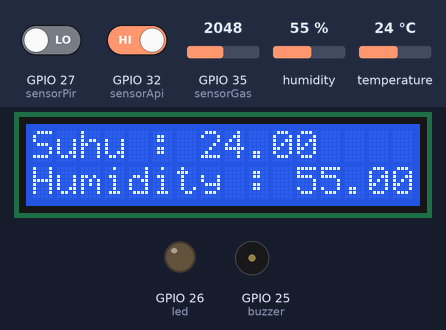
Bench run of a sketch on a simulated ESP32. On the bench: 16×2 character LCD, output pins drawn as LEDs (lit = HIGH), buzzer (waves = sounding). Inputs (shaded band) come from the test bench; at power-on: GPIO 27 (sensorPir) LOW, humidity 55 %, temperature 24 °C, GPIO 35 (sensorGas) = 2048, GPIO 32 (sensorApi) HIGH. WiFi joins after 1.5 s; servers stay silent unless stated; what the sketch prints to the serial monitor is not drawn.

Above: at 6.5 s.
6.6 s: GPIO 27 (sensorPir) driven HIGH
At 7.2 s:
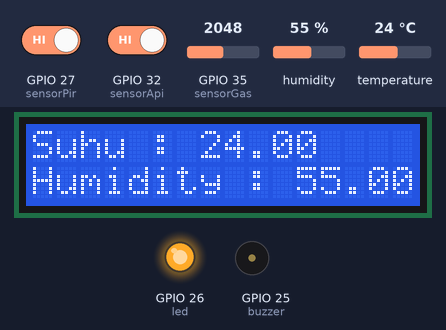
11.8 s: humidity set to 22 %
At 12.5 s:
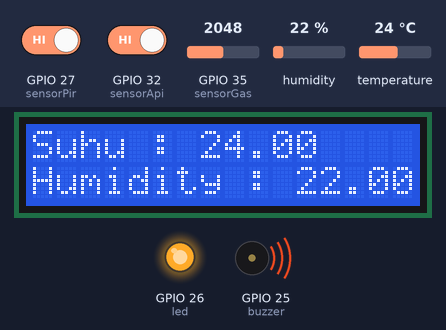
13.4 s: temperature set to 12 °C
At 16.0 s:
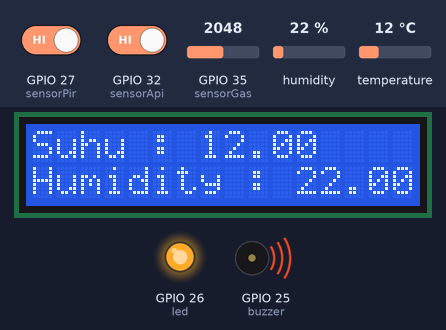
16.4 s: GPIO 35 (sensorGas) set to 1062
21.5 s: GPIO 35 (sensorGas) set to 957
At 31.2 s:
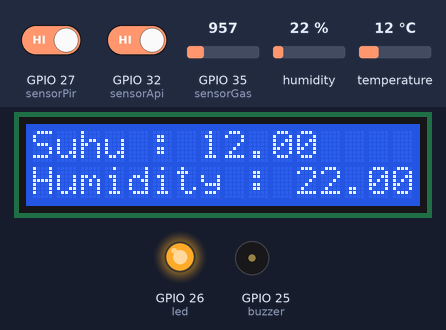
31.8 s: GPIO 35 (sensorGas) set to 1040
At 37.3 s:
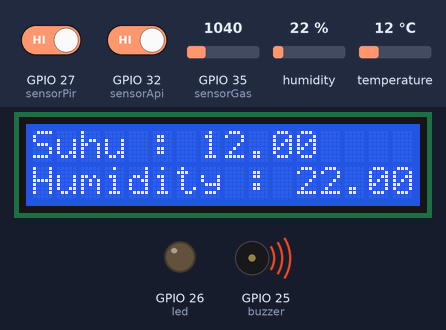
Timing chart, 0 to 38.8 s (numbered marks = the images above; inputs shaded):
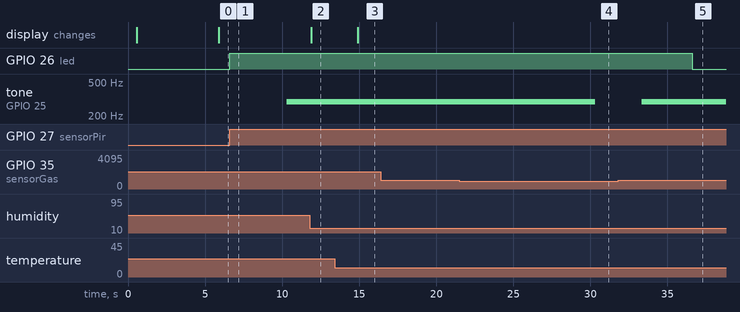

Measured:
- the behaviour switches between 1001 and 1000 on GPIO 35 (sensorGas) (found by bisection; images 3 and 4)
- after the input at 6.6 s, GPIO 26 (led): LOW → HIGH at once
- after the input at 11.8 s, the display: changes after 0.10 s (image 2)
- after the input at 13.4 s, the display: changes after 1.5 s (image 3)
- after the input at 16.4 s, every drawn part: stays the same
- after the input at 21.5 s, tone on GPIO 25 (buzzer): 293 Hz → silent after 8.8 s
- after the input at 31.8 s, tone on GPIO 25 (buzzer): silent → 293 Hz after 1.5 s

The sketch:

revisi-program-tubes.ino
```cpp
/*************************************************************

  This is a simple demo of sending and receiving some data.
  Be sure to check out other examples!
 *************************************************************/

// Template ID, Device Name and Auth Token are provided by the Blynk.Cloud
// See the Device Info tab, or Template settings
#define BLYNK_TEMPLATE_ID           "TMPLeWXGKa8C"
#define BLYNK_DEVICE_NAME           "Quickstart Device"
#define BLYNK_AUTH_TOKEN            "GCR7jFAIv36InWj1XNW4u365ZSQfdZb3"
#define DHTTYPE DHT22
#define sensorApi 32
#define DHTPIN 33
#define sensorGas 35
#define sensorPir 27
#define led 26
#define buzzer 25
#define waktuCekAdaOrang 30
#define BOTtoken "5928085070:AAG-z6qotjALbmB2Ne83aEbqHQQgBZPvFMQ"  // your Bot Token (Get from Botfather)
#include <LiquidCrystal_I2C.h>

#include <UniversalTelegramBot.h>   // Universal Telegram Bot Library written by Brian Lough: https://github.com/witnessmenow/Universal-Arduino-Telegram-Bot
#include <ArduinoJson.h>
#include <WiFi.h>
#include <WiFiClient.h>
#include <WiFiClientSecure.h>
#include <BlynkSimpleEsp32.h>
#include <DHT.h>
#include <MQ2.h>
LiquidCrystal_I2C lcd(0x27, 16, 2);

// Timer: Auxiliary variables
unsigned long now = millis();
unsigned long lastTrigger = 0;
bool startTimer = false;
double readLpgValue;
int botRequestDelay = 1000;
unsigned long lastTimeBotRan;
unsigned long startMillis;
unsigned long currentMillis;
// Your WiFi credentials.
// Set password to "" for open networks.
char ssid[] = "Redmi";
char pass[] = "12345678";

BlynkTimer timer;
BlynkTimer timer1;
DHT dht(DHTPIN, DHTTYPE); //// Initialize DHT sensor for normal 16mhz Arduino
MQ2 mq2(sensorGas);
double humidityValue;  //Stores humidity value
double temperatureValue;
int fireSensorValue;
int pirSensorValue;
String cekOrang = "Tidak Ada Orang";
String cekApi = "KOMPOR MATI";
String cekGas = "GAS AMAN";
String chat_id;
WiFiClientSecure client;
UniversalTelegramBot bot(BOTtoken, client);


// This function is called every time the device is connected to the Blynk.Cloud
BLYNK_CONNECTED()
{
  // Change Web Link Button message to "Congratulations!"
  Blynk.setProperty(V3, "offImageUrl", "https://static-image.nyc3.cdn.digitaloceanspaces.com/general/fte/congratulations.png");
  Blynk.setProperty(V3, "onImageUrl",  "https://static-image.nyc3.cdn.digitaloceanspaces.com/general/fte/congratulations_pressed.png");
  Blynk.setProperty(V3, "url", "https://docs.blynk.io/en/getting-started/what-do-i-need-to-blynk/how-quickstart-device-was-made");
}

// Checks if motion was detected, sets LED HIGH and starts a timer
void IRAM_ATTR detectsMovement() {
  Serial.println("MOTION DETECTED!!!");
  digitalWrite(led, HIGH);
  cekOrang = "Ada Orang";
  startTimer = true;
  lastTrigger = millis();
}

// This function sends Arduino's uptime every second to Virtual Pin 2.
void myTimerEvent()
{
  // You can send any value at any time.
  // Please don't send more that 10 values per second.
  humidityValue = dht.readHumidity();
  temperatureValue = dht.readTemperature();
  fireSensorValue = digitalRead(sensorApi);
  pirSensorValue = digitalRead(sensorPir);

  readLpgValue = analogRead(sensorGas);
  Serial.println(readLpgValue);
  if(readLpgValue > 1000){
      cekGas = "GAS BOCOR";
  }else{
      cekGas = "Gas Aman";
  }

  if(fireSensorValue == 0){
    cekApi = "Kompor Menyala";
  }else{
    cekApi = "Kompor Mati";
  }
  lcd.setCursor(0, 0);
  lcd.print("Suhu : ");
  lcd.print(temperatureValue);
  lcd.setCursor(0, 1);
  lcd.print("Humidity : ");
  lcd.print(humidityValue);

  Blynk.virtualWrite(V32, humidityValue);
  Blynk.virtualWrite(V34, temperatureValue);
  Blynk.virtualWrite(V33, cekApi);
  Blynk.virtualWrite(V27, cekOrang);
  Blynk.virtualWrite(V26, cekGas);
  Blynk.virtualWrite(V35, readLpgValue);
}

void handleNewMessages(int numNewMessages) {
  if(numNewMessages == 0){
  Serial.print("handle new message ");
  Serial.println(numNewMessages);

     for (int i=0; i<numNewMessages+1; i++) {
       String chat_id = String(bot.messages[i].chat_id);
       Serial.println(chat_id);
       bot.sendMessage(chat_id, "GAS BOCOR MATIKAN SEGERA MATIKAN SEMUA ALAT LISTRIK DAN JANGAN PANIK !!!!!");
     }
  }
}

void setup()
{
  Serial.begin(115200);
  pinMode(sensorApi, INPUT);
  pinMode(sensorPir, INPUT);
  pinMode(led, OUTPUT);
  pinMode(buzzer, OUTPUT);
  attachInterrupt(digitalPinToInterrupt(sensorPir), detectsMovement, RISING);
  dht.begin();
  mq2.begin();
  lcd.init();
  lcd.backlight();
  float lpgValue = analogRead(sensorGas);
  Serial.print("mulai baca ");
  Serial.println(lpgValue);

  WiFi.mode(WIFI_STA);
  WiFi.begin(ssid, pass);
  #ifdef ESP32
  client.setCACert(TELEGRAM_CERTIFICATE_ROOT); // Add root certificate for api.telegram.org
  #endif
  while (WiFi.status() != WL_CONNECTED) {
   delay(1000);
   Serial.println("Connecting to WiFi..");
  }
  Blynk.begin(BLYNK_AUTH_TOKEN, ssid, pass, "blynk.cloud", 80);
  timer.setInterval(3000L, myTimerEvent);
}

void loop()
{

  Blynk.run();
  timer.run();

  now = millis();
  if(startTimer && (now - lastTrigger > (waktuCekAdaOrang*1000))) {
    Serial.println("Motion stopped...");
    digitalWrite(led, LOW);
    startTimer = false;
  }

  currentMillis = millis();
  if(millis() > lastTimeBotRan + botRequestDelay){
    if(currentMillis - startMillis >= 10000){
      int numNewMessages = bot.getUpdates(bot.last_message_received + 1);
      Serial.print("dapet pesan ");
      Serial.println(numNewMessages);
      if(cekGas == "GAS BOCOR"){
        tone(buzzer, 293);
        Serial.println("masuk fungsi");
        handleNewMessages(numNewMessages);
        startMillis = currentMillis;
      }else{
        noTone(buzzer);
      }
    }
  }

}
```
